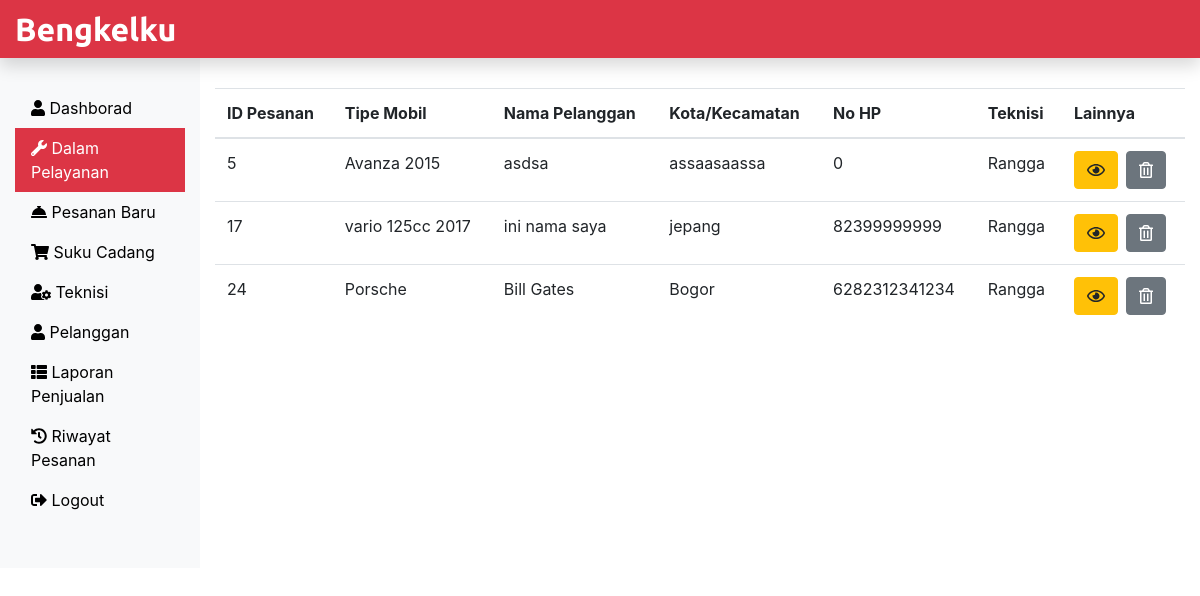
The page /Bengkelku/Admin/service.php (signed in) on the database its author committed.
### tables this page shows
CREATE TABLE `pesananditerima_tb` (
  `r_no` int(11) NOT NULL,
  `request_id` int(11) NOT NULL,
  `tipe_mobil` text NOT NULL,
  `d_masalah` text NOT NULL,
  `nama_lengkap` varchar(60) NOT NULL,
  `nomor_hp` bigint(20) NOT NULL,
  `kota_kec` varchar(60) NOT NULL,
  `kode_pos` int(11) NOT NULL,
  `lok_alamat` text NOT NULL,
  `teknisi_t` varchar(60) NOT NULL
);

### Bengkelku/Admin/service.php (the view, shortened to what this page needs)
<?php
include('includes/header.php');
include('../dbConnection.php');
?>
<div class="col-sm-9 col-md-10 mt-5">
	<?php
	$sql = "SELECT * FROM pesananditerima_tb";
	$result = $conn->query($sql);
	if($result->num_rows > 0){
		echo '<table class="table">';
				echo '<thead>';
					echo '<tr>';
						echo '<th scope="col">ID Pesanan</th>';
						echo '<th scope="col">Tipe Mobil</th>';
						echo '<th scope="col">Nama Pelanggan</th>';
						echo '<th scope="col">Kota/Kecamatan</th>';
						echo '<th scope="col">No HP</th>';
						echo '<th scope="col">Teknisi</th>';
						echo '<th scope="col">Lainnya</th>';
					echo '</tr>';
				echo '</thead>';
				echo '<tbody>';
					while ($row = $result->fetch_assoc()){
					echo '<tr>';
						echo '<td>'.$row['request_id'].'</td>';
						echo '<td>'.$row['tipe_mobil'].'</td>';
						echo '<td>'.$row['nama_lengkap'].'</td>';
						echo '<td>'.$row['kota_kec'].'</td>';
						echo '<td>'.$row['nomor_hp'].'</td>';
						echo '<td>'.$row['teknisi_t'].'</td>';
						echo '<td>';
							echo '<form action="DetailLayanan.php" method="POST" class="d-inline">';
								echo '<input type="hidden" name="id" value='.$row['request_id'].'><button class="btn btn-warning" name="lihat" value="Lihat" type="submit"><i class="far fa-eye"></i></button>';
							echo '</form>';
							echo '<form action="" method="POST" class="d-inline ml-2">';
								echo '<input type="hidden" name="id" value='.$row['request_id'].'><button class="btn btn-secondary" name="delete" value="Delete" type="submit"><i class="far fa-trash-alt"></i></button>';
							echo '</form>';
						echo '</td>';
					echo '</tr>';
				}
				echo '</tbody>';
			echo '</table>';
	} else{
		echo'Tidak Ada Hasil';
	}
	?>
</div>
<?php
include('includes/footer.php');
?>

### rows shown on the page
pesananditerima_tb: request "5", tipe_mobil "Avanza 2015", nama_lengkap "asdsa", kota_kec "assaasaassa", nomor_hp "0", teknisi_t "Rangga"
pesananditerima_tb: request "17", tipe_mobil "vario 125cc 2017", nama_lengkap "ini nama saya", kota_kec "jepang", nomor_hp "82399999999", teknisi_t "Rangga"
pesananditerima_tb: request "24", tipe_mobil "Porsche", nama_lengkap "Bill Gates", kota_kec "Bogor", nomor_hp "6282312341234", teknisi_t "Rangga"
